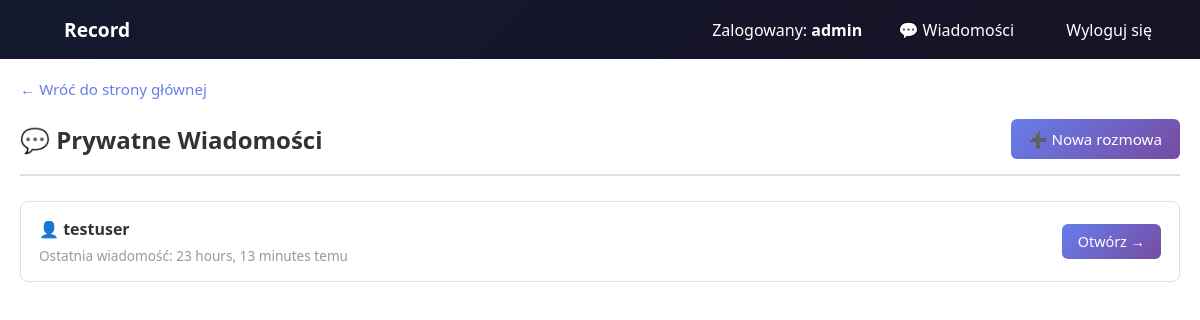
Screenshot of /private/ (signed in) with the database file from the repository.
### record_app/models.py (models this page shows, shortened)
class User(AbstractUser):
    ROLE_CHOICES = [
        ('user', 'Zwykły Użytkownik'),
        ('moderator', 'Moderator'),
        ('admin', 'Administrator'),
    ]
    role = models.CharField(
        max_length=10,
        choices=ROLE_CHOICES,
        default='user'
    )
    description = models.TextField(blank=True, null=True)
    class Meta:
        verbose_name = 'Użytkownik'
        verbose_name_plural = 'Użytkownicy'

class PrivateConversation(models.Model):
    participant1 = models.ForeignKey(User, on_delete=models.CASCADE, related_name='private_conversations_as_participant1')
    participant2 = models.ForeignKey(User, on_delete=models.CASCADE, related_name='private_conversations_as_participant2')
    created_at = models.DateTimeField(auto_now_add=True)
    updated_at = models.DateTimeField(auto_now=True)
    class Meta:
        unique_together = ('participant1', 'participant2')
        verbose_name = 'Konwersacja prywatna'
        verbose_name_plural = 'Konwersacje prywatne'
        ordering = ['-updated_at']
    def get_other_user(self, user):
        if user == self.participant1:
            return self.participant2
        return self.participant1

### record_app/views.py (the view)
# urls.py: path('private/', views.private_conversations_view, name='private_conversations'),
@login_required(login_url='login')
def private_conversations_view(request):
    conversations = PrivateConversation.objects.filter(
        Q(participant1=request.user) | Q(participant2=request.user)
    ).order_by('-updated_at')
    for conversation in conversations:
        conversation.other_user = conversation.get_other_user(request.user)
    context = {
        'conversations': conversations,
    }
    return render(request, 'record_app/private_conversations.html', context)

### record_app/templates/record_app/private_conversations.html (shortened to what this page needs)
{% extends "record_app/base.html" %}
{% load static %}
{% block extra_css %}
<link rel="stylesheet" href="{% static 'css/private_messages.css' %}">
{% endblock %}
{% block content %}
<div class="record-wrapper">
    <div class="private-container">
        <a href="{% url 'home' %}" class="back-link">← Wróć do strony głównej</a>
        <div class="private-header">
            <h2>💬 Prywatne Wiadomości</h2>
            <a href="{% url 'start_private_conversation' %}">➕ Nowa rozmowa</a>
        </div>
        {% if conversations %}
        <div class="conversations-list">
            {% for conversation in conversations %}
            <div class="conversation-item">
                <div class="conversation-info">
                    <div class="conversation-username">
                        👤 {{ conversation.other_user.username }}
                    </div>
                    <div class="conversation-meta">
                        Ostatnia wiadomość: {{ conversation.updated_at|timesince }} temu
                    </div>
                </div>
                <a href="{% url 'private_chat' conversation.id %}" class="conversation-link">
                    Otwórz →
                </a>
            </div>
            {% endfor %}
        </div>
        {% else %}
        <div class="empty-message">
            <p>Nie masz jeszcze żadnych prywatnych konwersacji.</p>
            <a href="{% url 'start_private_conversation' %}">Rozpocznij nową rozmowę</a>
        </div>
        {% endif %}
    </div>
</div>
{% endblock %}

### record_app/templates/record_app/base.html (shortened to what this page needs)
{% load static %}
<!DOCTYPE html>
<html lang="pl">
<head>
    <link rel="stylesheet" href="{% static 'css/style.css' %}">
    {% block extra_css %}{% endblock %}
</head>
<body>
    <nav>
        <div>
            <a href="{% url 'home' %}" style="font-weight: bold; font-size: 1.2rem;">Record</a>
        </div>
        <div>
            {% if user.is_authenticated %}
                <span>Zalogowany: <strong>{{ user.username }}</strong></span>
                <a href="{% url 'private_conversations' %}">💬 Wiadomości</a>
                <a href="{% url 'logout' %}">Wyloguj się</a>
            {% else %}
                <a href="{% url 'login' %}">Logowanie</a>
                <a href="{% url 'register' %}">Rejestracja</a>
            {% endif %}
        </div>
    </nav>
    {% block content %}
    {% endblock %}
</body>
</html>

### record_app/static/css/style.css (style rules this page uses)
* { margin: 0; padding: 0; box-sizing: border-box; }
body { font-family: 'Segoe UI', Tahoma, Geneva, Verdana, sans-serif; background: linear-gradient(135deg, #667eea 0%, #764ba2 100%); min-height: 100vh; display: flex; flex-direction: column; }
nav { background: rgba(0, 0, 0, 0.8); padding: 1rem 2rem; display: flex; justify-content: space-between; align-items: center; color: white; }
nav a, nav button { color: white; text-decoration: none; margin-left: 1rem; cursor: pointer; background: none; border: none; font-size: 1rem; padding: 0.5rem 1rem; border-radius: 4px; transition: background 0.3s; }

### record_app/static/css/private_messages.css (style rules this page uses)
.record-wrapper { display: flex; flex-direction: column; height: calc(100vh - 60px); }
.private-container { flex: 1; display: flex; flex-direction: column; padding: 20px; background-color: white; overflow-y: auto; }
.private-header { display: flex; justify-content: space-between; align-items: center; margin-bottom: 25px; border-bottom: 2px solid #e0e0e0; padding-bottom: 15px; }
.private-header h2 { margin: 0; color: #333; font-size: 1.5rem; }
.private-header a { background: linear-gradient(135deg, #667eea 0%, #764ba2 100%); color: white; padding: 10px 18px; border-radius: 6px; text-decoration: none; font-weight: 500; font-size: 0.95rem; transition: transform 0.2s, box-shadow 0.2s; }
.conversations-list { display: grid; gap: 12px; }
.conversation-item { background: white; border: 1px solid #e0e0e0; border-radius: 8px; padding: 16px 18px; display: flex; justify-content: space-between; align-items: center; transition: all 0.2s ease; }
.conversation-info { flex: 1; min-width: 0; }
.conversation-username { font-size: 1rem; font-weight: 600; color: #333; margin-bottom: 6px; }
.conversation-meta { font-size: 0.85rem; color: #999; }
.conversation-link { display: inline-block; background: linear-gradient(135deg, #667eea 0%, #764ba2 100%); color: white; padding: 8px 16px; border-radius: 6px; text-decoration: none; font-size: 0.9rem; font-weight: 500; transition: transform 0.2s, box-shadow 0.2s; white-space: nowrap; margin-left: 12px; }
.back-link { display: inline-block; margin-bottom: 20px; color: #667eea; text-decoration: none; font-weight: 500; font-size: 0.95rem; }

### rows the page displays
User: username "admin"
PrivateConversation: other_user.username "testuser", updated_at "23 hours, 13 minutes"
